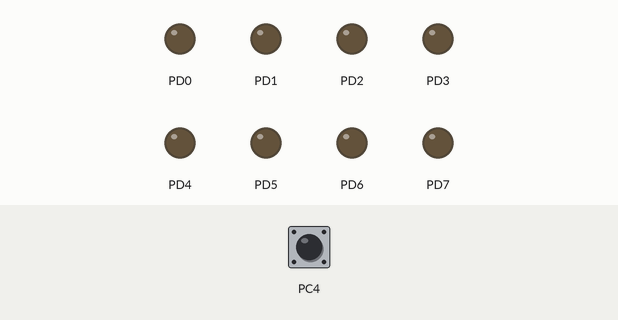
Bench run of a program on a simulated ATmega32, built with avr-gcc and emulated at 1 MHz. Shown: output pins drawn as LEDs (lit = HIGH). Inputs (shaded band) come from the test bench; at power-on: PC4 LOW.

Above: at 1.2 s.
1.3 s: PC4 driven HIGH
At 1.6 s:
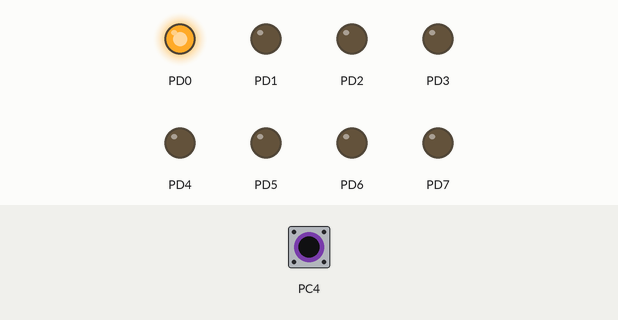
2.8 s: PC4 pulsed LOW 5 times (0.12 s each, 0.3 s apart)
At 4.4 s:
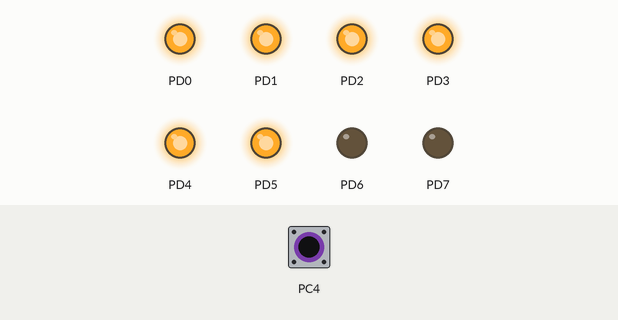
5.8 s: PC4 pulsed LOW 2 times (0.12 s each, 0.3 s apart)
At 7.2 s:
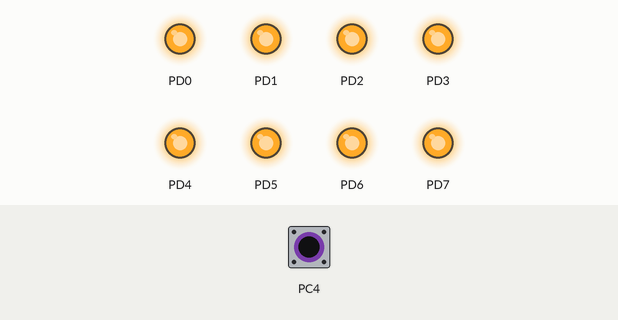
Timing chart, 0 to 8.8 s (numbered marks = the images above; inputs shaded):
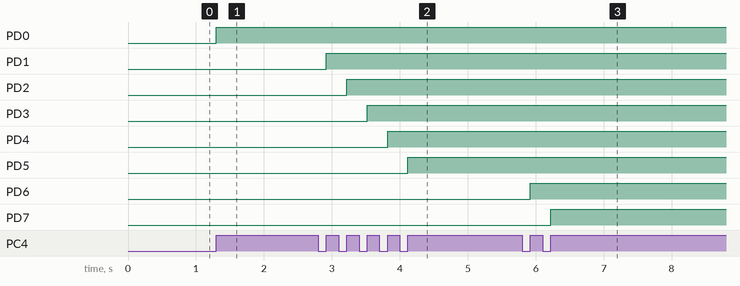

The program:

main.c
```c
/*
 * AVR_PB_LED_T2.c
 *
 *
 * Author : aliab
 */
#define F_CPU 1000000ul

#include "platform_types.h"

#include "util/delay.h"

#define SETBIT(register,bit)     (register |=(1<<bit))

#define CLEARBIT(register,bit)   (register &=~(1<<bit))

#define TOGGLEBIT(register,bit)  (register ^=(1<<bit))

#define READBIT(register,bit)    ((register>>bit)&1)


//GPIO
#define GPIO_BASE 0x20
//PORTD
#define PORTD 	*(vuint8_t*) (GPIO_BASE + 0x12)
#define DDRD 	*(vuint8_t*) (GPIO_BASE + 0x11)

//PORTC
#define PORTC 	*(vuint8_t*) (GPIO_BASE + 0x15)
#define DDRC 	*(vuint8_t*) (GPIO_BASE + 0x14)
#define PINC 	*(vuint8_t*) (GPIO_BASE + 0x13)
void gpio_init()
{
	// portD is output
	DDRD = 0xFF;

	//Pin 4 input in portC
	DDRC &= ~(1<<4);

}


int main(void)
{
	gpio_init();
	uint8 count = 0, flag = 0;
	while(1)
	{
		if(((PINC & (1<<4)) >> 4) == 0) //pressed
		{
			while(((PINC & (1<<4)) >> 4) == 0);  //single press
			//toggle led
			PORTD ^= (1<<count);
			//if reached last led
			if(count == 7)
			{
				//to keep value 7 until toggle last led again
				if(flag == 1)
				{
					count--;
				}
				flag = 1;

			}
			//if reach first led
			else if(flag == 1 && count != 0)
			{
				count--;
			}
			else
			{
				//to keep value 0 until toggle first led again
				if(flag != 1)
				{
					count++;
				}
				flag = 0;
			}
		}

	}
}
```

platform_types.h
```c
/*
 * platform_types.h
 *
 * Created: 9/9/2023 8:46:25 AM
 *  Author: aliab
 */


#ifndef PLATFORM_TYPES_H_
#define PLATFORM_TYPES_H_


#include <stdbool.h>

#ifndef _Bool
#define _Bool unsigned char
#endif

#define CPU_TYPE 						CPU_TYPE_32
#define CPU_BIT_ORDER 					MSB_FIRST
#define CPU_BYTE_ORDER					HIGH_BYTE_FIRST

#ifndef FALSE
#define FALSE 							(boolean)false
#endif

#ifndef TRUE
#define TRUE 							(boolean)true
#endif

typedef _Bool 							boolean;
typedef signed char 					sint8;
typedef unsigned char 					uint8;
typedef char							char_t;
typedef signed short 					sint16;
typedef unsigned short 					uint16;
typedef signed int						sint32;
typedef unsigned int					uint32;
typedef signed long long 				sint64;
typedef unsigned long long				uint64;

typedef volatile signed char			vint8_t;
typedef volatile unsigned char			vuint8_t;

typedef volatile signed short 			vint16_t;
typedef volatile unsigned short			vuint16_t;

typedef volatile signed int 			vint32_t;
typedef volatile unsigned int			vuint32_t;

typedef volatile signed long long		vint64_t;
typedef volatile unsigned long long		vuint64_t;


#endif /* PLATFORM_TYPES_H_ */
```

Measured:
- after the input at 1.3 s, PD0: LOW → HIGH at once
- after the input at 2.8 s, PD1: LOW → HIGH after 0.12 s; PD2: LOW → HIGH after 0.42 s; PD3: LOW → HIGH after 0.72 s; PD4: LOW → HIGH after 1.0 s; PD5: LOW → HIGH after 1.3 s
- after the input at 5.8 s, PD6: LOW → HIGH after 0.12 s; PD7: LOW → HIGH after 0.42 s
